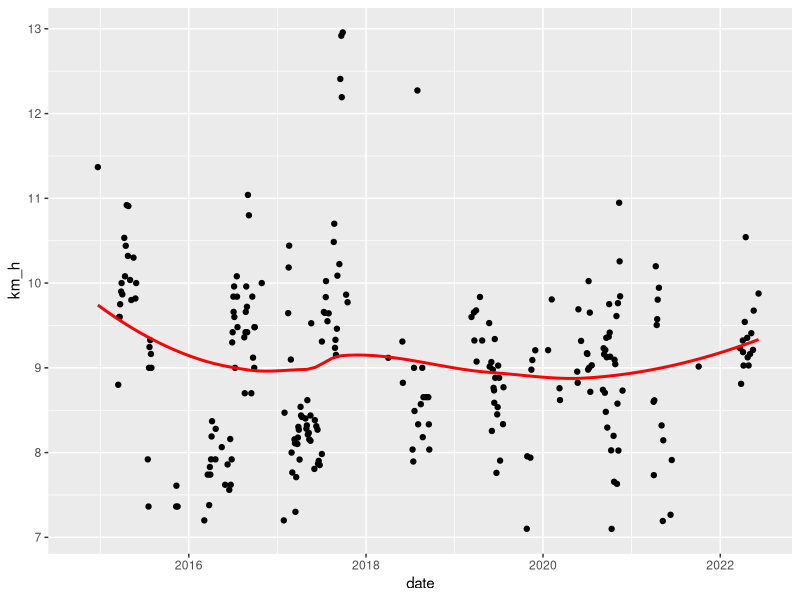
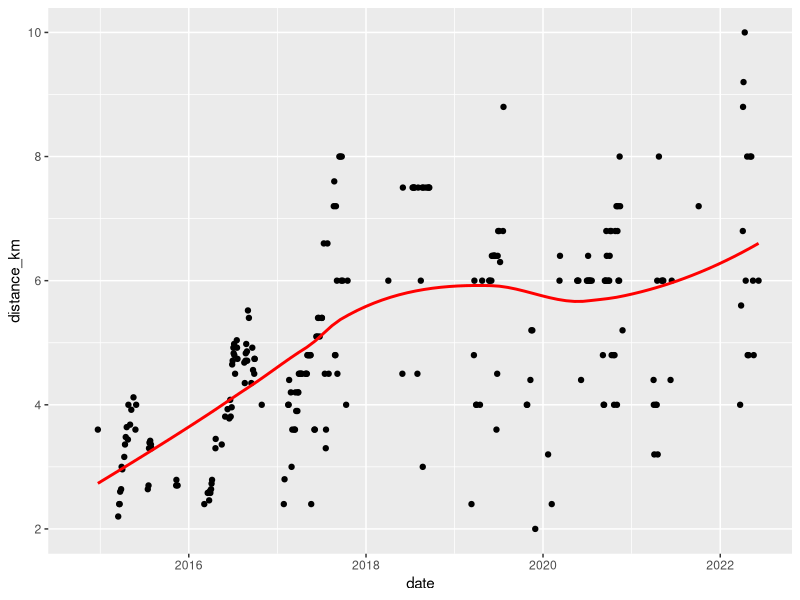
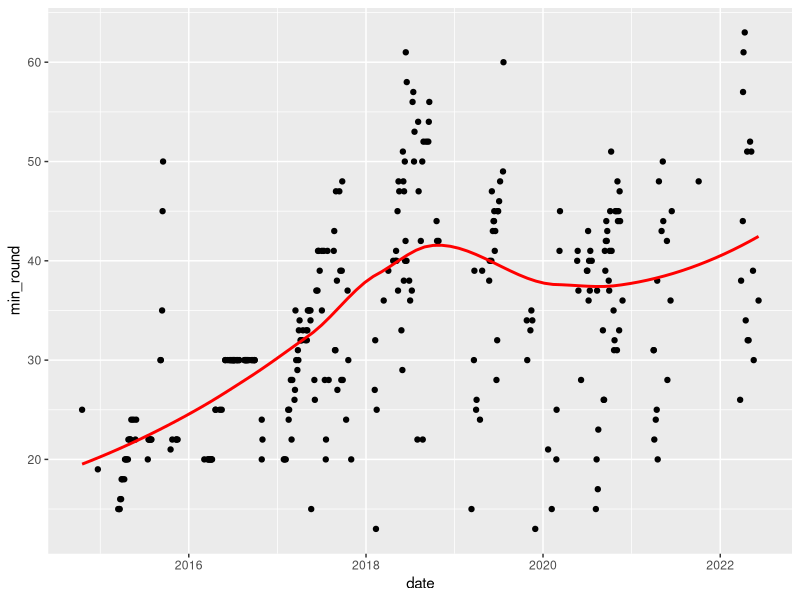
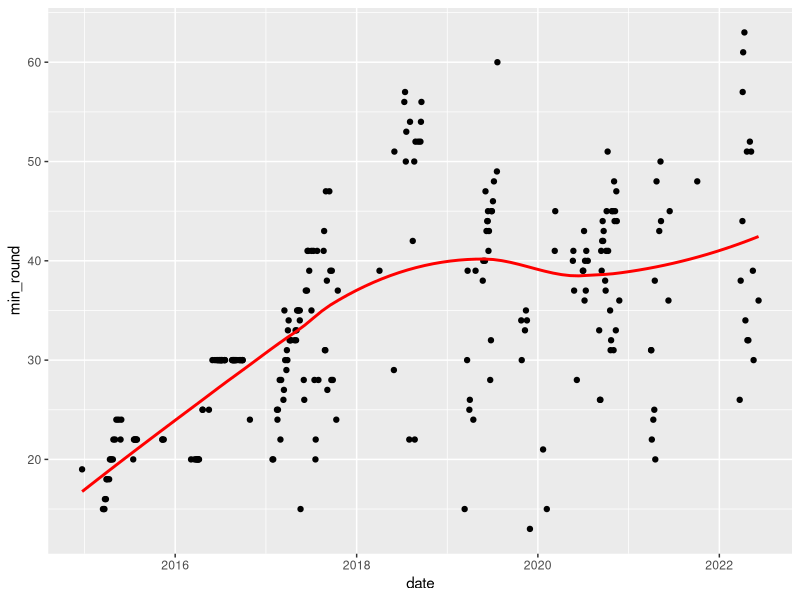
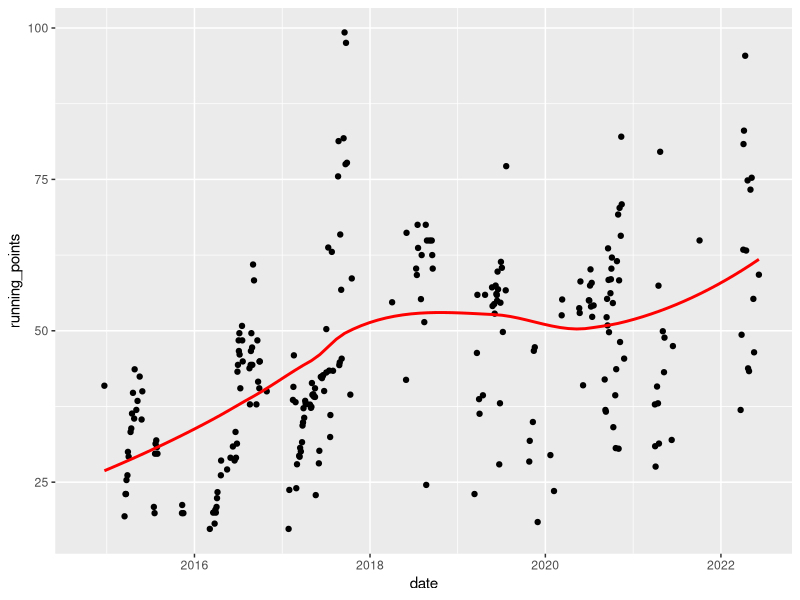
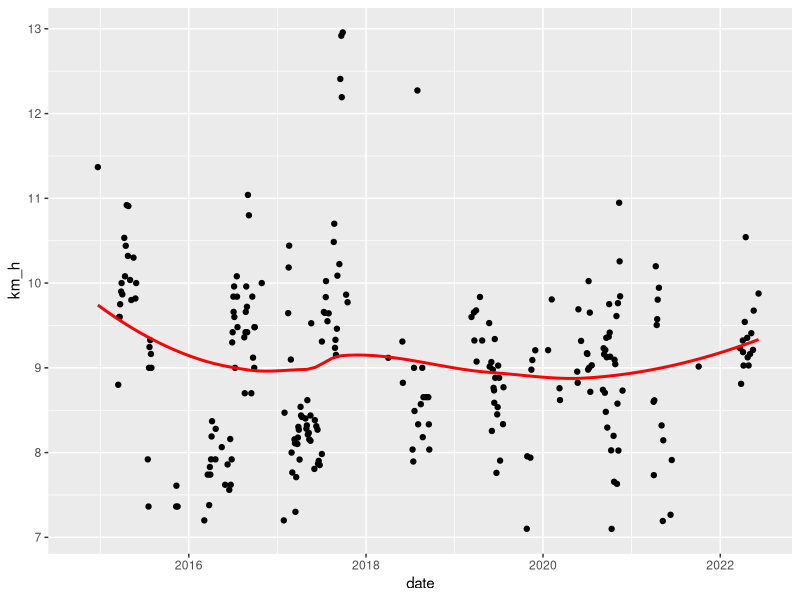
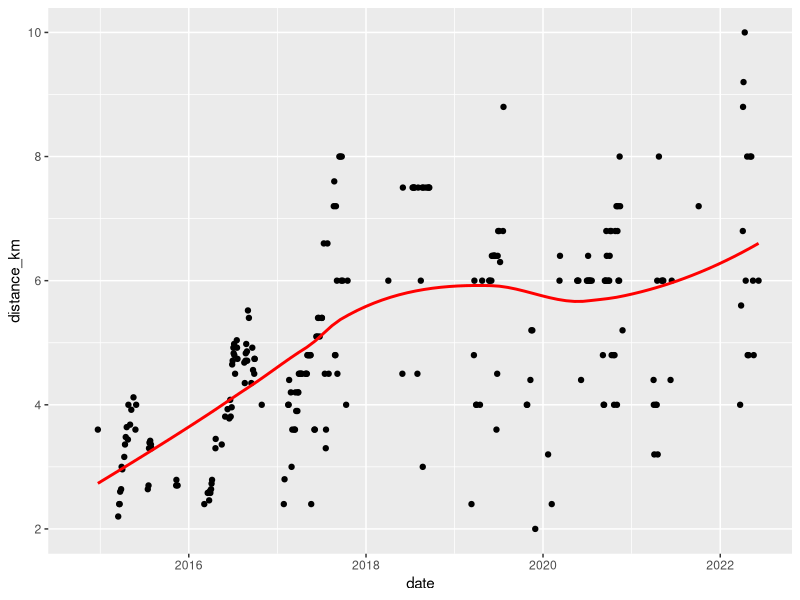
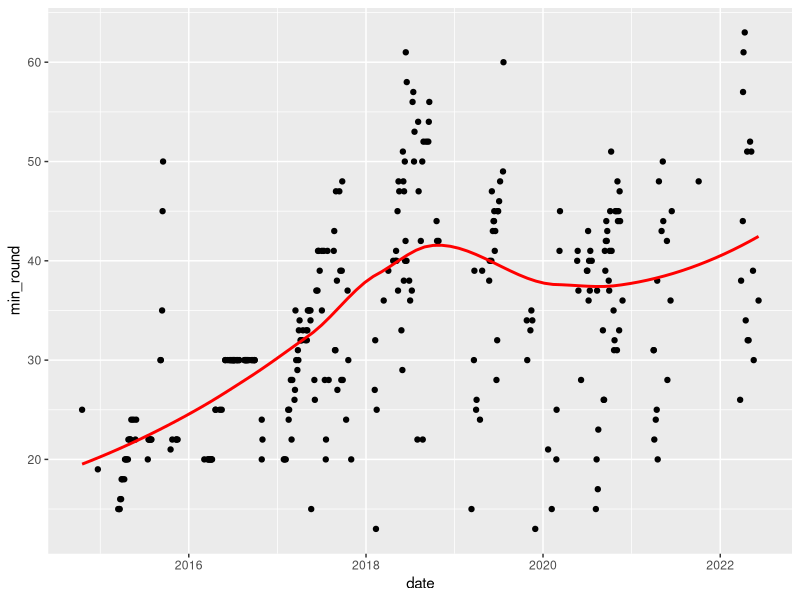

Write R code to recreate these figures, in order.
library(tidyverse)
library(stringr)

# read the text file containing dates and information about the runs, as hand-written.
original<- read.delim(file="trcanje info.txt",header = F, encoding = "UTF-8")

# Experimenting with regex ----
# finding out the patterns suitable for extractions
# 
# first, we remove the rows that have no date - these are the location indicators and other notes
# Variables: date, run time, run distance (in laps)
# date is standard:dd.mm.yy format

str_view_all(original,"kr")


test_vec <- original$V1[c(1:5,250:260,270:272,111)]

str_view_all(test_vec,"\\d\\d\\.\\d\\d\\.\\d\\d") #date

str_view_all(test_vec,"\\d\\d")
#two numbers with zero or more spaces, then "m"
# another extra :dd is possible (with times of over an hour)
##that's an alternate possibility, indicated |
str_view_all(test_vec,"(\\d\\d\\:\\d\\d.*m?)|(\\d+\\s*m(in)*)") #run time

#lap numbers end with "kr"
str_view_all(test_vec, "\\d+(\\.\\d)*\\s*kr")



#work on full base ----
str_view_all(original$V1,"\\d\\d\\.\\d\\d\\.\\d\\d") #date
str_view_all(original$V1,"(\\d\\d\\:\\d\\d.*m?)|(\\d+\\s*m(in)*)") #run time
str_view_all(original$V1,"\\d+(\\.\\d)*\\s*kr") #laps

#extract dates
str_extract(test_vec,"\\d\\d\\.\\d\\d\\.\\d\\d")
str_extract(test_vec,"\\d+\\.\\d+\\.\\d\\d")

dates_1 <- str_extract(original$V1,"\\d+\\.\\d+\\.\\d\\d")
dates_2 <- as.Date(dates_1,format="%d.%m.%y")

#extract time
times_1 <- str_extract(original$V1,"(\\d\\d\\:\\d\\d.*m?)|(\\d+\\s*m(in)*)")
# works well


#extract laps
laps_1 <- str_extract(original$V1,"\\d+([\\.\\,]\\d)*\\s*kr") #samo brojke
laps_2 <- str_extract(laps_1,"^\\d+([\\.\\,]\\d)*")
laps_2 <- as.numeric(laps_2)



# to extract time, we first extract a vector of strings like "mm:ss", then turn that into a number of second in a second vector
#extract time
times_1 <- str_extract(original$V1,"(\\d\\d\\:\\d\\d.*m?)|(\\d+\\s*m(in)*)")
times_mins <- str_extract(times_1,"^\\d+") #100 is from "100m" notes, doesn't represent time
times_mins2 <- times_mins
times_mins2[which(times_mins2=="100")] <- NA
times_mins2 <- as.numeric(times_mins2)
times_secs <- str_extract(times_1,"\\:\\d\\d")
times_secs2 <- str_extract(times_secs,"\\d\\d")
times_secs2 <- as.numeric(times_secs2)


times_hours <- str_extract(original$V1,"\\d\\:\\d\\d:\\d\\d.")
times_hours2 <- str_extract(times_hours,"^\\d") #in those rows that contain a number of hours, the FIRST digit is the number of hours
times_hours2 <- as.numeric(times_hours2)
times_hours_minutespart <- str_extract(times_hours,"\\:\\d\\d:\\d\\d")
times_hours_minutes_sec <- str_extract(times_hours_minutespart,"\\d\\d:\\d\\d")
times_hours_minutes1 <- str_extract(times_hours_minutes_sec,"^\\d+")
times_hours_minutes1 <- as.numeric(times_hours_minutes1)

times_hours_sec1 <- str_extract(times_hours_minutes_sec,":\\d\\d")
times_hours_sec2 <- str_extract(times_hours_sec1,"\\d\\d")
times_hours_sec2 <- as.numeric(times_hours_sec2)

#add hours to minutes
hourtime_mins <- times_hours2*60 + times_hours_minutes1
hourtime_secs <- times_hours_sec2
  
#add the times with hours to the regulars mins and secs
hourtime_which <- which(!is.na(hourtime_mins))

times_mins2[hourtime_which] <- hourtime_mins[hourtime_which]
times_secs2[hourtime_which] <- hourtime_secs[hourtime_which]


# minutes to seconds and add the two
data_times <- data.frame(ortime=times_1,min=times_mins2,secs_only=times_secs2)
data_times <- mutate(data_times,secs_calc=replace_na(secs_only,0),mintosec=min*60+secs_calc)

#round up minutes for seconds>31
data_times$min_round <- data_times$min
data_times$min_round[which(data_times$secs_calc>30)] <- data_times$min[which(data_times$secs_calc>30)] + 1

data_times_to_join <- select(data_times, ortime,min_round,min,secs_only,mintosec)

all_data <- data.frame(original_text=original$V1,date=dates_2,laps=laps_2)
all_data <- cbind(all_data,data_times_to_join)


# remove rows with less than 10 mins and with have no time indicated
all_data[which(all_data$min_round<11),"min_round"] <- NA
all_data <- all_data[which(is.na(all_data$min_round)==F),]

rownames(all_data) <- NULL #ne znam zašto ovo postoji uopće, zbunjujuće je
all_data <- all_data[which(is.na(all_data$date)==F),]

# Extracting location ----
# Runs were recorded in two places, Koprivnica and Zagreb. Laps in Koprivnica (KC) are 300m, in Zagreb they're 400m.
# So we wanted to extract the location data for each run, which will also allow us to calculate run distance accurately.

# How we're going about it:
# locations are named as specific rows in the text. All runs until the next location is mentioned are presumed to be in that location.
# Locate dates when those locations are named, all following runs will have that location applied to them.
# If a further location change exists, it will overwrite the location info in the next pass, keeping it all up to date!

lokacije_text<- read.delim(file="trcanje info.txt",header = F, encoding = "UTF-8")

#everything into uppercase for easier searching
for (i in 1:nrow(lokacije_text)) {
  lokacije_text[i,1] <- str_to_upper(lokacije_text[i,1], locale="hr")
}

# words in text relating to location: KOPRIVNICA , KC , ZAGREB, ZG
# Find the rownumbers of those words. The next runs occurs in the same row, OR the one below, or, at maximum, the one below that.

kc_1 <- str_which(lokacije_text$V1, "KOPRIVNICA")
kc_2 <- str_which(lokacije_text$V1, "KC")
zg_1 <- str_which(lokacije_text$V1, "ZAGREB")
zg_2 <- str_which(lokacije_text$V1, "ZG")

#finding dates - in the same rows, ones below and ones one more below
datumi_kc1 <- dates_2[c(kc_1,kc_2)]
datumi_kc2 <- dates_2[c(kc_1,kc_2)+1]
datumi_kc3 <- dates_2[c(kc_1,kc_2)+2]

df_location_dates <- data.frame(location=rep("KOPRIVNICA", length(datumi_kc1)))

#put the ones found in the same line in a dataframe.
df_location_dates$date <- datumi_kc1

# if it's not in the same row, try the next. if it's still empty, try the next.
 
for (i in 1:nrow( df_location_dates)) {
if (is.na( df_location_dates$date[i])) {
  df_location_dates$date[i] <- datumi_kc2[i]
}  

}

for (i in 1:nrow( df_location_dates)) {
  if (is.na( df_location_dates$date[i])) {
    df_location_dates$date[i] <- datumi_kc3[i]
  }  
  
}

#that's it for Koprivnica, repeat the same for Zagreb.

datumi_zg1 <- dates_2[c(zg_1,zg_2)]
datumi_zg2 <- dates_2[c(zg_1,zg_2)+1]
datumi_zg3 <- dates_2[c(zg_1,zg_2)+2]

df_location_dates_zg <- data.frame(location=rep("ZAGREB", length(datumi_zg1)))

df_location_dates_zg$date <- datumi_zg1

for (i in 1:nrow( df_location_dates_zg)) {
  if (is.na( df_location_dates_zg$date[i])) {
    df_location_dates_zg$date[i] <- datumi_zg2[i]
  }  
  
}

for (i in 1:nrow( df_location_dates_zg)) {
  if (is.na( df_location_dates_zg$date[i])) {
    df_location_dates_zg$date[i] <- datumi_zg3[i]
  }  
  
}

df_location_dates <- rbind(df_location_dates,df_location_dates_zg)
df_location_dates <- arrange(df_location_dates,date)

#and now to apply it to the main database. The first row is in Zagreb, apply that to everything as 
#the default. It will be changed where needed.

all_data$location <- "ZAGREB"

for (i in 1:nrow(df_location_dates)) {
  #This for goes through every date that has a location change
  for (j in 1:nrow(all_data)) {
    #for every row of the main base checks if the date is equal or higher than the current location date
   #if so, it changes the location
     if (all_data$date[j] >= df_location_dates$date[i]) {
       all_data$location[j] <- df_location_dates$location[i]}
    
  }
  
}

#it works! and now the main part... tako easy :P

#calculate distance, and speed in km/h

data_calculations <- mutate(all_data, distance_km=laps*0.4)

#Koprivnica distances are 3/4ths as big
for (i in 1: nrow(data_calculations)) {
  if (data_calculations$location[i] == "KOPRIVNICA") {data_calculations$distance_km[i] = data_calculations$distance_km[i] *3/4}
  
}

data_calculations <- mutate(data_calculations, km_h=distance_km / (mintosec/3600))


#graphs----- 

ggplot(data_calculations, aes(x=date,y=km_h)) + geom_point() + geom_smooth(se=F, color="red")
ggsave(filename = "kmh map.png",width = 20)
ggplot(data_calculations, aes(x=date,y=distance_km)) + geom_point() + geom_smooth(se=F, color="red")
ggsave(filename = "distance map.png",width = 20)
ggplot(data_calculations, aes(x=date,y=min_round)) + geom_point() + geom_smooth(se=F, color="red")
ggsave(filename = "time spent map.png",width = 20)

#data only on runs with number of laps

data_only_with_laps <- filter(data_calculations, is.na(laps)==F)
ggplot(data_only_with_laps, aes(x=date,y=min_round)) + geom_point() + geom_smooth(se=F, color="red")
ggsave(filename = "time spent map_only with laps.png",width = 20)

# calculating a new measure for fun: Running points. Basically, they reward going fast, and going for longer.
# A run with higher speed which went over a longer distance is better exercise, right?
# So far, it's simply the product of km/h and distance, so running 10 km at 10km/h would be worth 100 points.

data_calculations <- mutate(data_calculations, running_points= km_h*distance_km)

ggplot(data_calculations, aes(x=date,y=running_points)) + geom_point() + geom_smooth(se=F, color="red")
ggsave(filename = "running points.png",width = 20)

#save dataframe as excel file, with today's date appended
writexl::write_xlsx(data_calculations, path = paste("Running data",format(Sys.time(), "%Y-%m-%d") ,".xlsx"))

